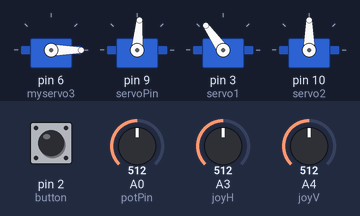
This sketch was run on a simulated Arduino Uno, built with avr-gcc and run on an emulated ATmega328P. Parts: 4 × servo. The test bench sets the inputs (shaded band); at power-on: A0 (potPin) = 512, A3 (joyH) = 512, A4 (joyV) = 512, pin 2 (button) HIGH.

Above: at 1.2 s.
1.3 s: A0 (potPin) set to 716
At 2.1 s:
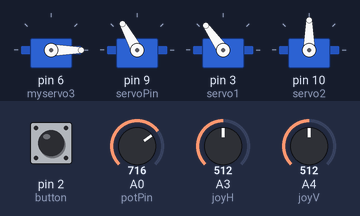
2.8 s: A3 (joyH) set to 716
At 3.7 s:
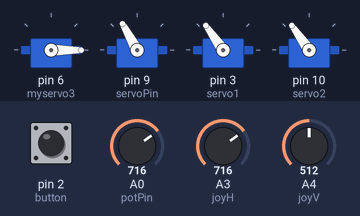
4.3 s: A4 (joyV) set to 716
At 5.3 s:
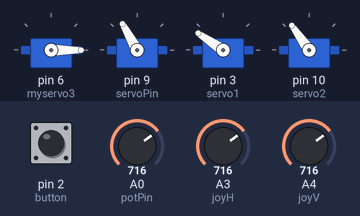
5.8 s: pin 2 (button) pulled LOW for 0.15 s
At 5.9 s:
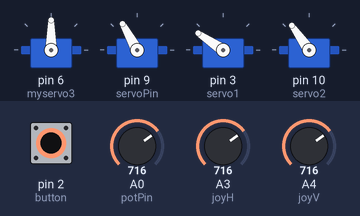
7.4 s: A0 (potPin) set to 900
At 8.6 s:
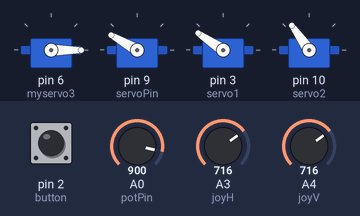
8.9 s: A3 (joyH) set to 900
At 9.2 s:
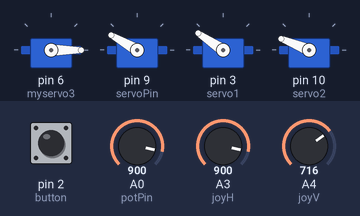
Timing chart, 0 to 11.4 s (numbered marks = the images above; inputs shaded):
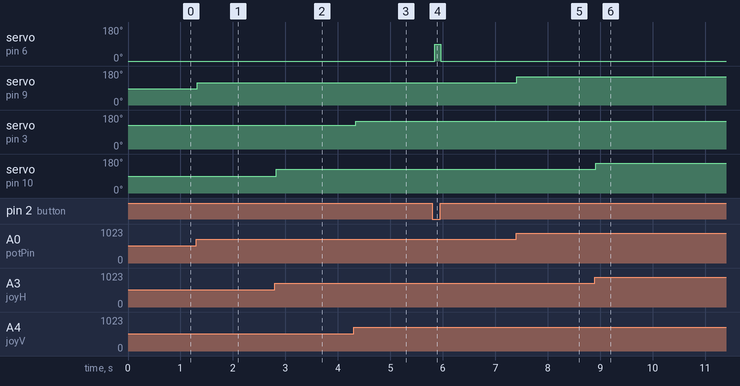

The sketch:

Robot-arm.ino
```cpp
#include <Servo.h>

int potPin = 0;
int pos = 0;

int button = 2;
int servoPin = 9;

int angle = 0;

const int servo1 = 3;

const int servo2 = 10;

const int joyH = 3;

const int joyV = 4;

int servoVal;

Servo servo;

Servo myservo1;

Servo myservo2;

Servo myservo3;

void setup() {

 myservo3.attach(6);
 pinMode(pos, OUTPUT);
 pinMode(button, INPUT);
 digitalWrite (button, LOW);

 servo.attach(servoPin);

 myservo1.attach(servo1);
 myservo2.attach(servo2);


 Serial.begin(9600);

}

void loop(){

 int reading = analogRead(potPin);

 int angle = reading / 6;

 servo.write(angle);

 servoVal = analogRead(joyH);

 servoVal = map(servoVal, 0, 1023, 0, 180);

 myservo2.write(servoVal);

 servoVal = analogRead(joyV);

 servoVal = map(servoVal, 0, 1023, 70, 180);

 myservo1.write(servoVal);

    if (digitalRead(button) == LOW)

  for(pos = 90; pos >= 90; pos -= 90)
  {
    myservo3.write(pos);

  }
  if (digitalRead(button) == HIGH)

  for(pos = 0; pos < 90; pos += 90)
  {
     myservo3.write(pos);
  delay(50);
  }

 delay(15);

}
```

Measured:
- after the input at 1.3 s, servo on pin 9 (servoPin): 85° → 119° at once
- after the input at 2.8 s, servo on pin 10 (servo2): 90° → 125° at once
- after the input at 4.3 s, servo on pin 3 (servo1): 125° → 146° at once
- after the input at 5.8 s, servo on pin 6 (myservo3): 0° → 90° after 0.05 s, → 0° 0.11 s later
- after the input at 7.4 s, servo on pin 9 (servoPin): 119° → 150° at once
- after the input at 8.9 s, servo on pin 10 (servo2): 125° → 158° at once
